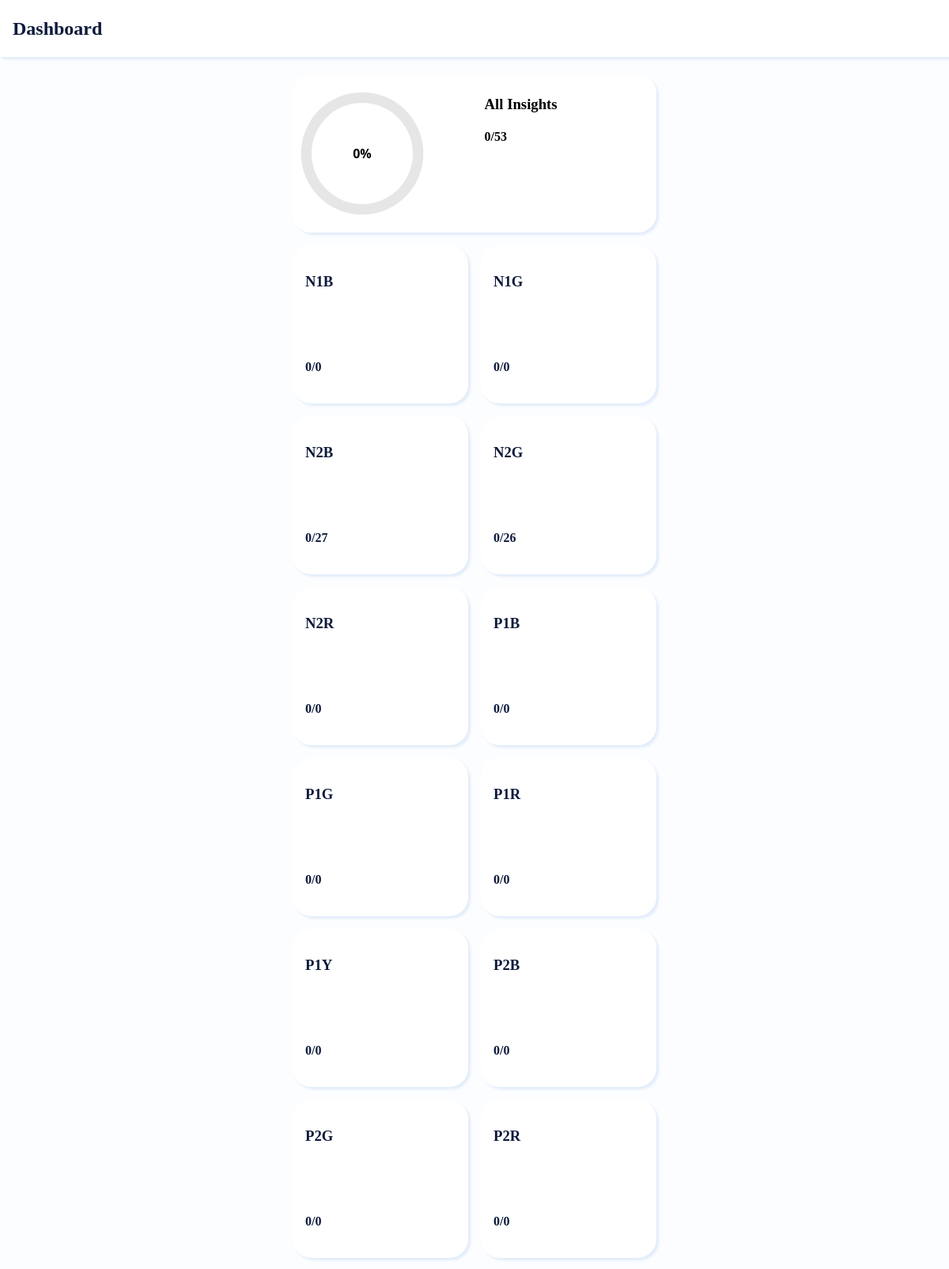
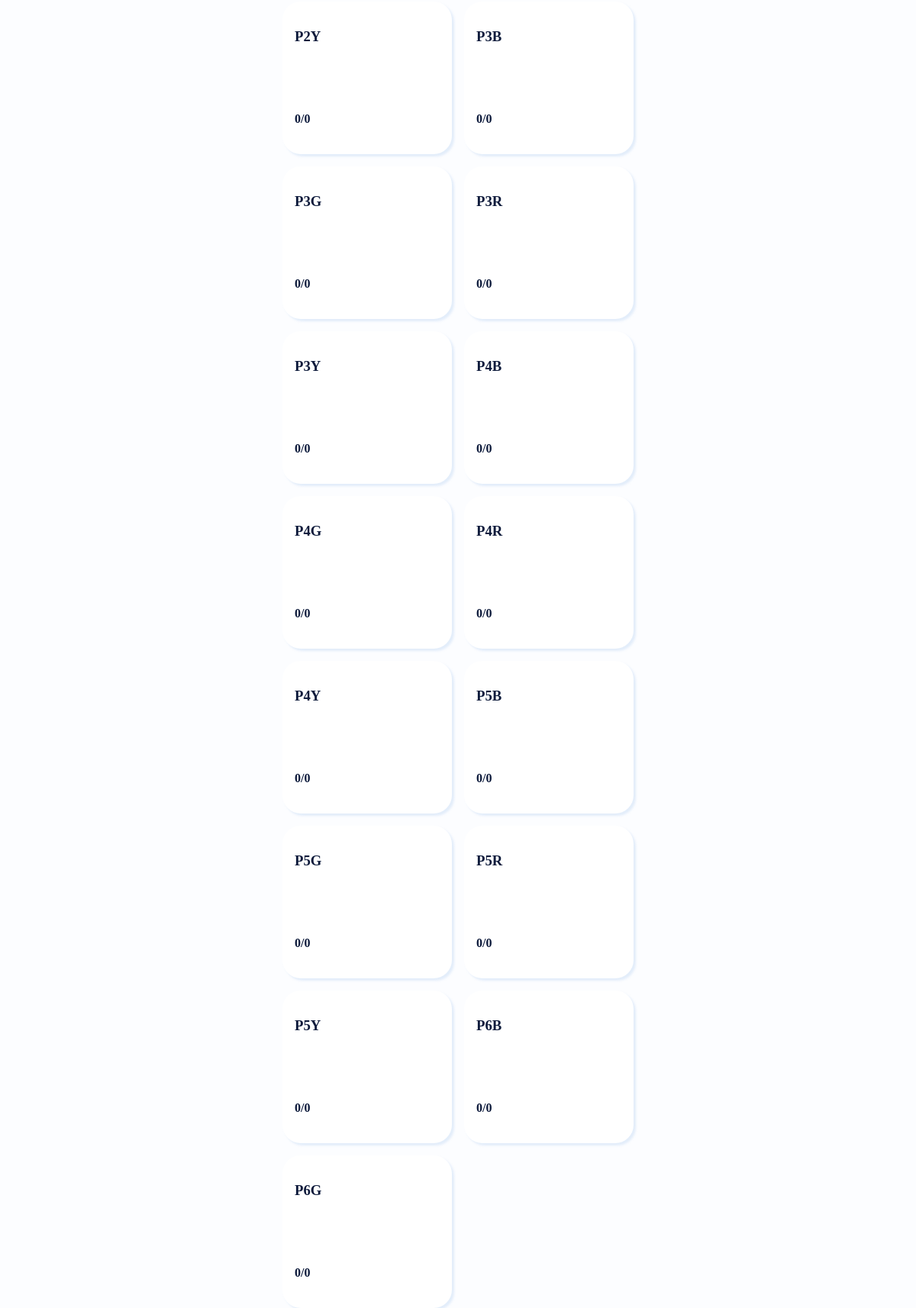
/dashboard/, run on the app's committed database (2 pictures, top to bottom).
### facesnapper/models.py (models this page shows, shortened)
class StudentClass(models.Model):
    tag = models.CharField(max_length=100)
    title = models.CharField(max_length=100, null=True, blank=True)

### facesnapper/views.py (the view)
# urls.py: path('dashboard/', views.dashboard  , name='dashboard'),
def dashboard(request):
    classes = StudentClass.objects.annotate(
        total_students=Count('student'),
        captured_students=Count('student', filter=Q(student__captured=True))
    )
    total_students = Student.objects.count()
    total_captured_students = Student.objects.filter(captured=True).count()
    total_progress_percentage = (total_captured_students / total_students * 100) if total_students > 0 else 0
    context = {
        'classes': classes,
        "total_students": total_students,
        "total_captured_students": total_captured_students,
        "total_progress_percentage": total_progress_percentage
    }
    return render(request, 'facesnapper/dashboard.html', context)

### facesnapper/templates/facesnapper/dashboard.html (shortened to what this page needs)
{% load static %}
<!DOCTYPE html>
<html lang="en">
<head>
    <link type="text/css" href="{% static 'styles/style.css' %}" rel="stylesheet" />
</head>
<body>
    <main>
        <div class="scalfold">
            <div class="topbar">
                <h2>Dashboard</h2>
            </div>
            <div class="body">
                <div class="dashboard-tab">
                    <div class="tab-item" style="display: flex; align-items: center;">
                    <div class="circular-progress" role="progressbar" aria-valuemin="0" aria-valuemax="25" aria-valuenow="0" data-value="{{ total_progress_percentage }}" id="cprog-1">
                        <div class="cprog-center">
                            <span class="cprog-text">..%</span>
                        </div>
                    </div>
                    </div>
                    <div class="tab-item">
                        <h3>All Insights</h3>
                        <h4>{{ total_captured_students }}/{{ total_students }}</h4>
                    </div>
                </div>
                <div class="spacer-h" ></div>
                <div class="grid-container">
                    {% for class in classes %}
                    <a href="{% url 'facesnapper:student_list' class.id %}">
                        <div class="grid-item">
                            <h3>{{ class.tag }}</h3>
                            <h4>
                                {% if class.total_students > 0 %}
                                    {{ class.captured_students }}/{{ class.total_students }}
                                {% else %}
                                    0/0
                                {% endif %}
                            </h4>
                        </div>
                    </a>
                    {% endfor %}
                </div>
            </div>
        </div>
    </main>
</body>
</html>

### static/styles/style.css (style rules this page uses)
:root { --pry-color: #3870ffff; --sec-color: #e8f1ff; --dark: rgb(13, 26, 59); --radius: 24px; --box-shadow: 3px 3px 3px #dae8f8c4; }
.html, body { all: unset; background-color: rgba(56, 112, 255, 0.010); }
a { text-decoration: none; color: var(--dark); }
.spacer-h { height: 16px; }
.topbar { width: 98%; height: 72px; background-color: white; box-shadow: var(--box-shadow); padding-left: 16px; padding-right: 120px; position: fixed; top: 0; left: 0; z-index: 9999; color: var(--dark); display: flex; justify-content: space-between; align-items: center; }
.body { margin-top: 94px; margin-inline: 16px; }
@media screen and (min-width:460px) { .body { width: 460px; margin: auto; margin-top: 94px; } }
.dashboard-tab { width: 100%; height: 200px; background-color: white; box-shadow: var(--box-shadow); border-radius: var(--radius); overflow: hidden; display: flex; justify-content: space-between; }
.tab-item { width: 49%; height: 100%; padding: 8px; box-sizing: border-box; background-color: white; }
.grid-container { display: grid; grid-template-columns: 1fr 1fr; column-gap: 16px; row-gap: 16px; }
.grid-item { height: 200px; border-radius: var(--radius); cursor: pointer; display: flex; flex-direction: column; justify-content: space-between; padding: 16px; box-sizing: border-box; box-shadow: var(--box-shadow); background-color: white; }
.grid-item h3 { text-decoration: none; }
.circular-progress { width: 160px; height: 160px; position: relative; z-index: 0; font-family: system-ui, sans-serif; --size: 120px; --thickness: 12px; --bg: #e6e6e6; --accent: #3b82f6; display: inline-block; }
.cprog-center { position: absolute; inset: calc(var(--thickness) + 4px); border-radius: 50%; display: grid; place-items: center; background: white; box-sizing: border-box; text-align: center; }
.cprog-text { font-weight: 600; font-size: 1rem; line-height: 1; }

### data on the page
StudentClass: tag "N1B", shows "0/0"
StudentClass: tag "N1G", shows "0/0"
StudentClass: tag "N2B", captured_students "0", total_students "27"
StudentClass: tag "N2G", captured_students "0", total_students "26"
StudentClass: tag "N2R", shows "0/0"
StudentClass: tag "P1B", shows "0/0"
StudentClass: tag "P1G", shows "0/0"
StudentClass: tag "P1R", shows "0/0"
StudentClass: tag "P1Y", shows "0/0"
StudentClass: tag "P2B", shows "0/0"
StudentClass: tag "P2G", shows "0/0"
StudentClass: tag "P2R", shows "0/0"
StudentClass: tag "P2Y", shows "0/0"
StudentClass: tag "P3B", shows "0/0"
StudentClass: tag "P3G", shows "0/0"
StudentClass: tag "P3R", shows "0/0"
StudentClass: tag "P3Y", shows "0/0"
StudentClass: tag "P4B", shows "0/0"
StudentClass: tag "P4G", shows "0/0"
StudentClass: tag "P4R", shows "0/0"
StudentClass: tag "P4Y", shows "0/0"
StudentClass: tag "P5B", shows "0/0"
StudentClass: tag "P5G", shows "0/0"
StudentClass: tag "P5R", shows "0/0"
StudentClass: tag "P5Y", shows "0/0"
StudentClass: tag "P6B", shows "0/0"
StudentClass: tag "P6G", shows "0/0"

### other printed values
{{ total_captured_students }} "0"
{{ total_students }} "53"
